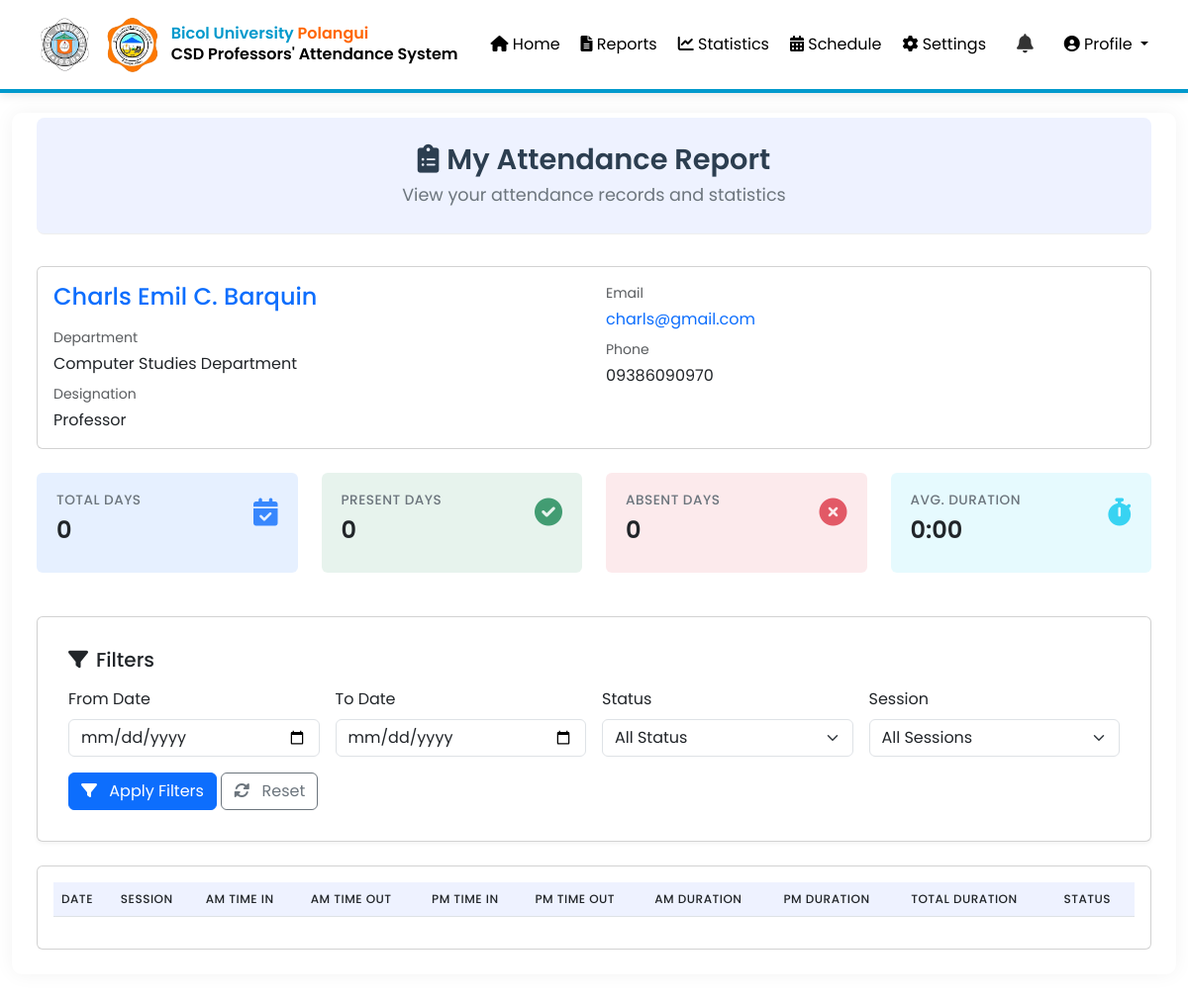
Screenshot of /pages/attendance-report.php (signed in) with the database file from the repository.
### tables this page shows
CREATE TABLE `professors` (
  `id` int(11) NOT NULL,
  `name` varchar(100) NOT NULL,
  `email` varchar(100) NOT NULL,
  `designation` varchar(50) DEFAULT NULL,
  `profile_image` varchar(255) DEFAULT NULL,
  `created_at` timestamp NOT NULL DEFAULT current_timestamp(),
  `status` enum('active','pending') DEFAULT 'active',
  `approved_at` datetime DEFAULT NULL,
  `approved_by` int(11) DEFAULT NULL,
  `department` varchar(100) NOT NULL DEFAULT 'Computer Studies Department',
  `phone` varchar(20) NOT NULL,
  `username` varchar(50) DEFAULT NULL,
  `password` varchar(255) DEFAULT NULL,
  `login_attempts` int(11) DEFAULT 0,
  `last_attempt` datetime DEFAULT NULL,
  `account_locked` tinyint(1) DEFAULT 0,
  `lock_until` datetime DEFAULT NULL,
  `last_failed_attempt_ip` varchar(45) DEFAULT NULL
);

### pages/attendance-report.php (the view, shortened to what this page needs)
<?php
require_once __DIR__ . '/../config/database.php';
$professorId = $_SESSION['professor_id'] ?? null;
$professor = [];
$stmt = $conn->prepare("SELECT name, department, designation, email, phone FROM professors WHERE id = ?");
$stmt->bind_param("i", $professorId);
$stmt->execute();
$result = $stmt->get_result();
if ($result->num_rows > 0) {
    $professor = $result->fetch_assoc();
}
$summaryStmt = $conn->prepare("
    SELECT
        COUNT(DISTINCT date) AS total_days,
        SUM(CASE WHEN status = 'present' THEN 1 ELSE 0 END) AS present_days,
        SUM(CASE WHEN status = 'absent' THEN 1 ELSE 0 END) AS absent_days,
        SUM(CASE WHEN status = 'half-day' THEN 1 ELSE 0 END) AS half_days,
        SEC_TO_TIME(AVG(
            CASE
                WHEN am_check_in IS NOT NULL AND pm_check_out IS NOT NULL THEN
                    TIMESTAMPDIFF(SECOND, am_check_in, pm_check_out)
                WHEN am_check_in IS NOT NULL AND am_check_out IS NOT NULL THEN
                    TIMESTAMPDIFF(SECOND, am_check_in, am_check_out)
                WHEN pm_check_in IS NOT NULL AND pm_check_out IS NOT NULL THEN
                    TIMESTAMPDIFF(SECOND, pm_check_in, pm_check_out)
                ELSE 0
            END
        )) AS avg_duration
    FROM attendance
    WHERE professor_id = ?
");
$summaryStmt->bind_param("i", $professorId);
$summaryStmt->execute();
$summaryResult = $summaryStmt->get_result();
$summaryData = $summaryResult->fetch_assoc();
?>
<!DOCTYPE html>
<html lang="en">
<head>
    <link href="https://cdn.jsdelivr.net/npm/bootstrap@5.3.0/dist/css/bootstrap.min.css" rel="stylesheet">
    <link rel="stylesheet" href="https://cdnjs.cloudflare.com/ajax/libs/font-awesome/6.4.0/css/all.min.css">
    <link rel="stylesheet" href="https://cdn.datatables.net/1.13.4/css/dataTables.bootstrap5.min.css">
    <link rel="stylesheet" href="https://cdn.datatables.net/buttons/2.3.6/css/buttons.bootstrap5.min.css">
</head>
<body>
    <?php include '../includes/navbar.php'; ?>
    <div class="container-fluid py-4">
        <div class="main-container">
            <div class="page-header">
                <h1><i class="fas fa-clipboard-list me-2"></i>My Attendance Report</h1>
                <p class="page-subtitle">View your attendance records and statistics</p>
            </div>
            <div class="card mb-4 professor-card">
                <div class="card-body">
                    <div class="row">
                        <div class="col-md-6">
                            <h4 class="mb-3 text-primary"><?= htmlspecialchars($professor['name'] ?? 'N/A') ?></h4>
                            <div class="professor-detail">
                                <div class="text-muted small mb-1">Department</div>
                                <div><?= htmlspecialchars($professor['department'] ?? 'N/A') ?></div>
                            </div>
                            <div class="professor-detail mt-2">
                                <div class="text-muted small mb-1">Designation</div>
                                <div><?= htmlspecialchars($professor['designation'] ?? 'N/A') ?></div>
                            </div>
                        </div>
                        <div class="col-md-6">
                            <div class="professor-detail">
                                <div class="text-muted small mb-1">Email</div>
                                <div>
                                    <a href="mailto:<?= htmlspecialchars($professor['email'] ?? '') ?>" class="text-decoration-none">
                                        <?= htmlspecialchars($professor['email'] ?? 'N/A') ?>
                                    </a>
                                </div>
                            </div>
                            <div class="professor-detail mt-2">
                                <div class="text-muted small mb-1">Phone</div>
                                <div><?= htmlspecialchars($professor['phone'] ?? 'N/A') ?></div>
                            </div>
                        </div>
                    </div>
                </div>
            </div>
            <div class="row mb-4">
                <div class="col-md-3">
                    <div class="card stat-card bg-primary bg-opacity-10 border-0">
                        <div class="card-body">
                            <div class="d-flex justify-content-between">
                                <div>
                                    <h6 class="stat-label">Total Days</h6>
                                    <h3 class="stat-value"><?= $summaryData['total_days'] ?? 0 ?></h3>
                                </div>
                                <div class="stat-icon text-primary">
                                    <i class="fas fa-calendar-check"></i>
                                </div>
                            </div>
                        </div>
                    </div>
                </div>
                <div class="col-md-3">
                    <div class="card stat-card bg-success bg-opacity-10 border-0">
                        <div class="card-body">
                            <div class="d-flex justify-content-between">
                                <div>
                                    <h6 class="stat-label">Present Days</h6>
                                    <h3 class="stat-value"><?= $summaryData['present_days'] ?? 0 ?></h3>
                                </div>
                                <div class="stat-icon text-success">
                                    <i class="fas fa-check-circle"></i>
                                </div>
                            </div>
                        </div>
                    </div>
                </div>
                <div class="col-md-3">
                    <div class="card stat-card bg-danger bg-opacity-10 border-0">
                        <div class="card-body">
                            <div class="d-flex justify-content-between">
                                <div>
                                    <h6 class="stat-label">Absent Days</h6>
                                    <h3 class="stat-value"><?= $summaryData['absent_days'] ?? 0 ?></h3>
                                </div>
                                <div class="stat-icon text-danger">
                                    <i class="fas fa-times-circle"></i>
                                </div>
                            </div>
                        </div>
                    </div>
                </div>
                <div class="col-md-3">
                    <div class="card stat-card bg-info bg-opacity-10 border-0">
                        <div class="card-body">
                            <div class="d-flex justify-content-between">
                                <div>
                                    <h6 class="stat-label">Avg. Duration</h6>
                                    <h3 class="stat-value">
                                        <?php if ($summaryData['avg_duration'] && $summaryData['avg_duration'] !== '00:00:00'): ?>
                                            <?= substr($summaryData['avg_duration'], 0, 5) ?>
                                        <?php else: ?>
                                            0:00
                                        <?php endif; ?>
                                    </h3>
                                </div>
                                <div class="stat-icon text-info">
                                    <i class="fas fa-stopwatch"></i>
                                </div>
                            </div>
                        </div>
                    </div>
                </div>
            </div>
            <div class="card mb-4 filter-card">
                <div class="card-body">
                    <h5 class="mb-3"><i class="fas fa-filter me-2"></i>Filters</h5>
                    <form id="filter-form">
                        <div class="row g-3">
                            <div class="col-md-3">
                                <label class="form-label">From Date</label>
                                <input type="date" class="form-control" id="start-date">
                            </div>
                            <div class="col-md-3">
                                <label class="form-label">To Date</label>
                                <input type="date" class="form-control" id="end-date">
                            </div>
                            <div class="col-md-3">
                                <label class="form-label">Status</label>
                                <select class="form-select" id="status-filter">
                                    <option value="">All Status</option>
                                </select>
                            </div>
                            <div class="col-md-3">
                                <label class="form-label">Session</label>
                                <select class="form-select" id="session-filter">
                                    <option value="">All Sessions</option>
                                </select>
                            </div>
                            <div class="col-md-6">
                                <button type="button" class="btn btn-primary" id="apply-filters">
                                    <i class="fas fa-filter me-2"></i> Apply Filters
                                </button>
                                <button type="button" class="btn btn-outline-secondary" id="reset-filters">
                                    <i class="fas fa-sync-alt me-2"></i> Reset
                                </button>
                            </div>
                        </div>
                    </form>
                </div>
            </div>
            <div class="card">
                <div class="card-body">
                    <div class="table-responsive">
                        <table class="table table-hover table-attendance" id="attendance-table" style="width:100%">
                            <thead>
                                <tr>
                                    <th>Date</th>
                                    <th>Session</th>
                                    <th>AM Time In</th>
                                    <th>AM Time Out</th>
                                    <th>PM Time In</th>
                                    <th>PM Time Out</th>
                                    <th>AM Duration</th>
                                    <th>PM Duration</th>
                                    <th>Total Duration</th>
                                    <th>Status</th>
                                </tr>
                            </thead>
                        </table>
                    </div>
                </div>
            </div>
        </div>
    </div>
</body>
</html>

### pages/attendance-report.php (style rules this page uses)
:root { --primary: #4361ee; --primary-light: #eef2ff; --secondary: #64748b; --success: #10b981; --danger: #ef4444; --warning: #f59e0b; --dark: #1e293b; --light: #f8fafc; --border: #e2e8f0; }
body { font-family: 'Poppins', sans-serif; background-color: #f5f7fb; color: var(--dark); }
.main-container { background-color: white; border-radius: 10px; box-shadow: 0 0 20px rgba(0, 0, 0, 0.05); margin: 20px auto; padding: 25px; }
.page-header { margin-bottom: 20px; padding: 20px; background-color: var(--primary-light); border-radius: 8px; text-align: center; margin-top: -20px; padding-top: 25px; }
.page-header h1 { font-size: 1.8rem; font-weight: 600; color: var(--dark); margin-bottom: 5px; }
.professor-card { border-left: 4px solid var(--primary); transition: all 0.3s; }
.stat-card { border-radius: 8px; overflow: hidden; margin-bottom: 20px; transition: all 0.3s; }
.stat-card .card-body { padding: 1.25rem; }
.stat-card .stat-icon { font-size: 1.75rem; opacity: 0.8; }
.stat-card .stat-value { font-size: 1.5rem; font-weight: 600; }
.stat-card .stat-label { font-size: 0.85rem; text-transform: uppercase; letter-spacing: 0.5px; color: #6c757d; }
.table-attendance { font-size: 0.9rem; }
.table-attendance th { font-weight: 500; text-transform: uppercase; font-size: 0.75rem; letter-spacing: 0.5px; color: #495057; background-color: var(--primary-light) !important; }
.filter-card { background-color: white; border-radius: 8px; box-shadow: 0 2px 4px rgba(0, 0, 0, 0.05); border: 1px solid var(--border); margin-bottom: 20px; padding: 15px; transition: all 0.3s; }
.btn-primary { background-color: var(--primary); border-color: var(--primary); }
.page-header { margin-bottom: 2rem; padding-bottom: 10px; border-bottom: 1px solid #eee; }
.page-header h1 { font-weight: 600; color: #2c3e50; }
.page-subtitle { color: #6c757d; font-size: 1.1rem; }
body { font-family: 'Poppins', sans-serif; }

### includes/navbar.php (style rules this page uses)
body { font-family: 'Poppins', sans-serif; padding-top: 70px; transition: background-color 0.3s ease-in-out; }

### rows the page displays
professors: name "Charls Emil C. Barquin", department "Computer Studies Department", designation "Professor", email "charls@gmail.com", phone "09386090970"

### other values shown
$summaryData['total_days'] "0"
$summaryData['present_days'] "0"
$summaryData['absent_days'] "0"
